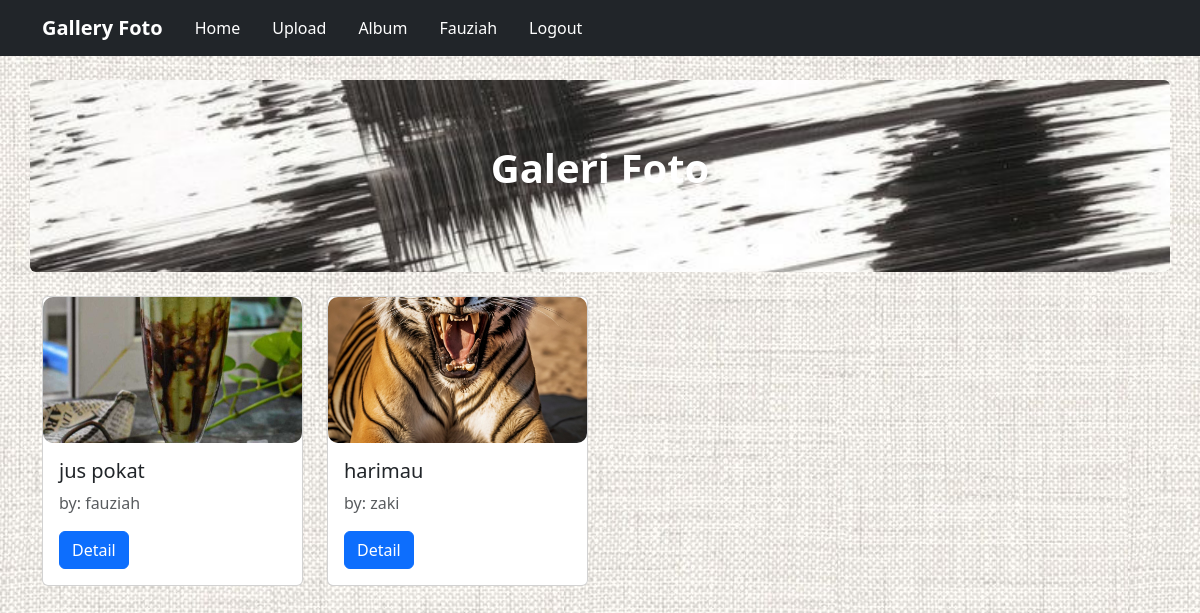
Screenshot of / (signed in) with the database file from the repository.
### tables this page shows
CREATE TABLE `foto` (
  `fotoid` int(11) NOT NULL,
  `judulfoto` varchar(255) NOT NULL,
  `deskripsifoto` text NOT NULL,
  `tanggalungah` date NOT NULL,
  `lokasifile` varchar(255) NOT NULL,
  `albumid` int(11) NOT NULL,
  `userid` int(11) NOT NULL
);

CREATE TABLE `user` (
  `userid` int(11) NOT NULL,
  `username` varchar(255) NOT NULL,
  `password` varchar(255) NOT NULL,
  `email` varchar(255) NOT NULL,
  `namalengkap` varchar(255) NOT NULL,
  `alamat` text NOT NULL
);

### page/home.php (the view, shortened to what this page needs)
<div class="container my-4 p-5 bg-hero rounded">
    <div class="py-3 text-center text-white">
        <p class="display-6 fw-bold">Galeri Foto</p>
    </div>
</div>
<div class="container">
    <div class="row">
        <?php
        $tampil=mysqli_query($conn, "SELECT * FROM foto INNER JOIN user ON foto.userid=user.userid");
        foreach($tampil as $tampils):
        ?>
        <div class="col-6 col-md-4 col-lg-3 mb-4">
            <div class="card">
                <img src="uploads/<?= $tampils['lokasifile'] ?>" class="object-fit-cover" style="aspect-ratio: 16/9;">
                <div class="card-body">
                    <h5 class="card-title"><?= $tampils['judulfoto'] ?></h5>
                    <p class="card-text text-muted">by: <?= $tampils['username'] ?></p>
                    <a href="?url=detail&&id=<?= $tampils['fotoid'] ?>" class="btn btn-primary">Detail</a>
                </div>
            </div>
        </div>
        <?php endforeach; ?>
    </div>
</div>

### assets/css/style.css (style rules this page uses)
.bg-hero { background: url('../img/transmit.jpg') no-repeat; background-size: cover; }
img { border-radius: 10px; }

### index.php (style rules this page uses)
body { background-image: url(assets/img/denim.jpg); }

### rows the page displays
foto: lokasifile (picture), judulfoto "jus pokat", userid.username "fauziah"
foto: lokasifile (picture), judulfoto "harimau", userid.username "zaki"

### other values shown
$_SESSION['username'] "Fauziah"
